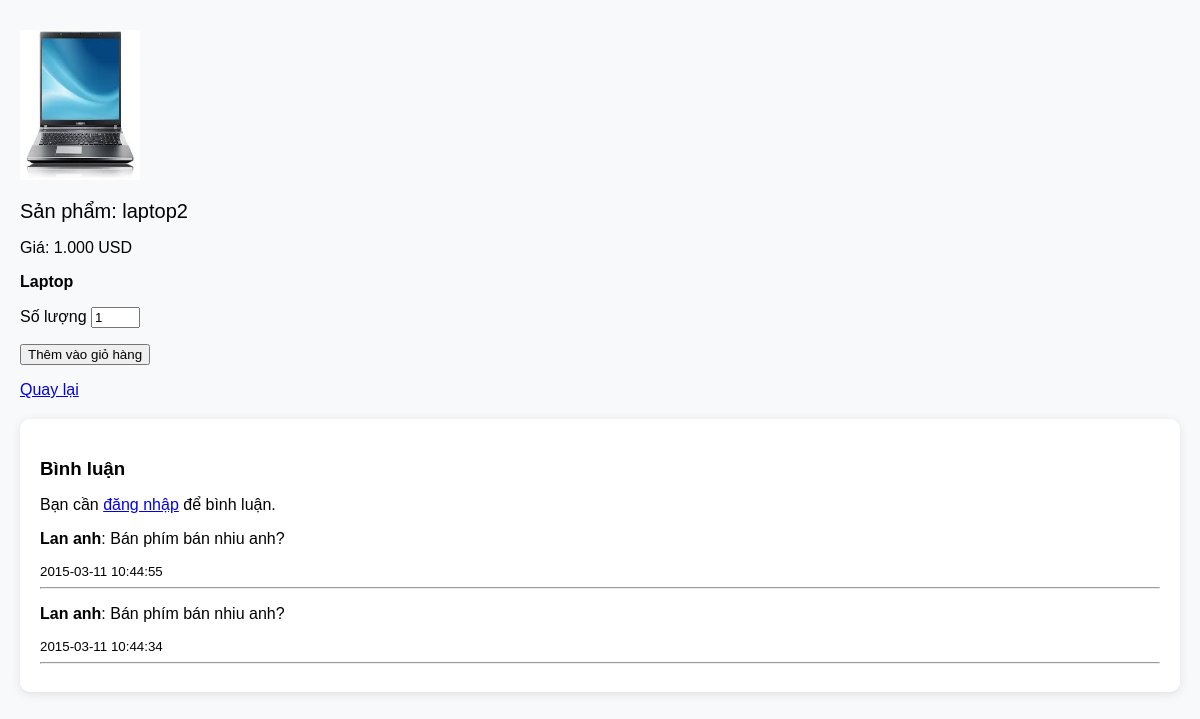
The app's page /modules/right/chitiet_sanpham.php?id=41 with its own data.
### tables this page shows
CREATE TABLE `products` (
  `product_id` int(100) NOT NULL,
  `product_cat` int(100) NOT NULL,
  `product_brand` int(100) NOT NULL,
  `product_title` varchar(255) NOT NULL,
  `product_price` int(100) NOT NULL,
  `product_desc` text NOT NULL,
  `product_image` text NOT NULL,
  `product_keywords` text NOT NULL
);

CREATE TABLE `comment` (
  `id` int(11) NOT NULL,
  `id_sanpham` int(11) NOT NULL,
  `name` varchar(255) NOT NULL,
  `comment` text NOT NULL,
  `date` timestamp NOT NULL DEFAULT current_timestamp() ON UPDATE current_timestamp()
);

### modules/right/chitiet_sanpham.php (the view, shortened to what this page needs)
<?php
$con = mysqli_connect("localhost", "root", "", "shopfigure");
mysqli_set_charset($con, "utf8mb4");
$id = intval($_GET['id']);
$sql = "SELECT * FROM products WHERE product_id=$id";
$chitiet = mysqli_query($con, $sql);
$row_chitiet = mysqli_fetch_array($chitiet);
?>
<div class="new-content" style="width:100%; padding-top:10px;">
    <img src="admin/modules/sanpham/uploads/<?php echo $row_chitiet['product_image']; ?>" width="120" height="150"/>
    <p style="margin-bottom:10px;font-size:20px">Sản phẩm: <?php echo $row_chitiet['product_title']; ?></p>
    <p>Giá: <?php echo number_format($row_chitiet['product_price'], 0, ',', '.'); ?> USD</p>
    <p style="font-weight:bold"><?php echo nl2br(htmlspecialchars($row_chitiet['product_desc'], ENT_QUOTES, 'UTF-8')); ?></p>
    <form id="add-to-cart" method="post">
        <p>Số lượng <input type="text" name="qty" value="1" size="3" /></p>
        <input type="submit" name="add" value="Thêm vào giỏ hàng"/>
    </form>
</div>
<a href="index.php" class="back-button">Quay lại</a>
<div class="comment-section">
    <h3>Bình luận</h3>
    <?php if (isset($_SESSION['customer_name'])) { ?>
        <form id="comment-form" method="post">
            <input type="hidden" name="id_sanpham" value="<?php echo $id; ?>">
            <input type="hidden" name="name" value="<?php echo htmlspecialchars($user_name, ENT_QUOTES, 'UTF-8'); ?>">
            <textarea name="comment" placeholder="Viết bình luận..." required></textarea>
            <input type="submit" value="Gửi bình luận">
        </form>
    <?php } else { ?>
        <p>Bạn cần <a href="login.php">đăng nhập</a> để bình luận.</p>
    <?php } ?>
    <div id="comment-list">
        <?php
        $sql_comments = "SELECT * FROM comment WHERE id_sanpham=$id ORDER BY date DESC";
        $result_comments = mysqli_query($con, $sql_comments);
        while ($row = mysqli_fetch_array($result_comments)) {
            echo "<p><strong>" . htmlspecialchars($row['name'], ENT_QUOTES, 'UTF-8') . "</strong>: " . nl2br(htmlspecialchars($row['comment'], ENT_QUOTES, 'UTF-8')) . "</p><small>" . $row['date'] . "</small><hr>";
        }
        ?>
    </div>
</div>

### modules/right/chitiet_sanpham.php (style rules this page uses)
.comment-section { margin-top: 20px; padding: 20px; background: #fff; border-radius: 10px; box-shadow: 0 2px 10px rgba(0, 0, 0, 0.1); }
.comment-section h3 { margin-bottom: 10px; }

### records on screen
products: product_image (picture), product_title "laptop2", product_price "1.000", product_desc "Laptop"
comment: name "Lan anh", comment "Bán phím bán nhiu anh?", date "2015-03-11 10:44:55"
comment: name "Lan anh", comment "Bán phím bán nhiu anh?", date "2015-03-11 10:44:34"
